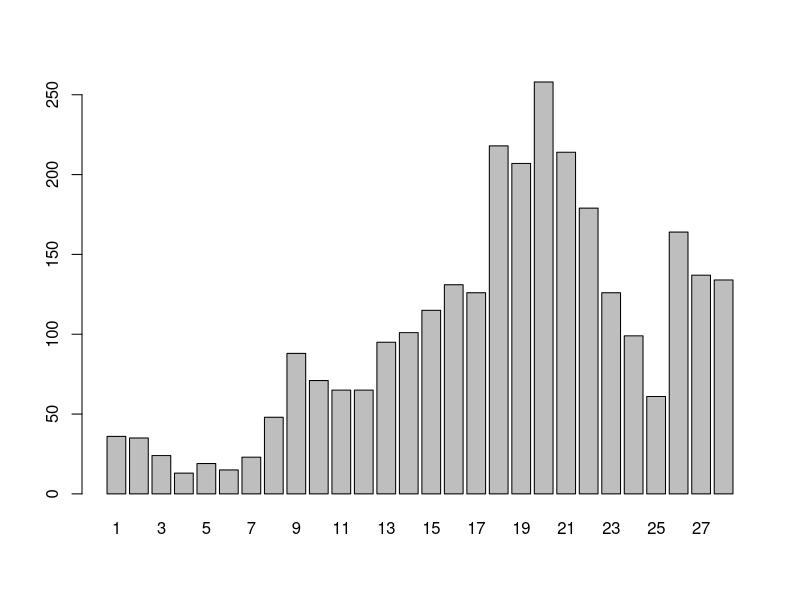
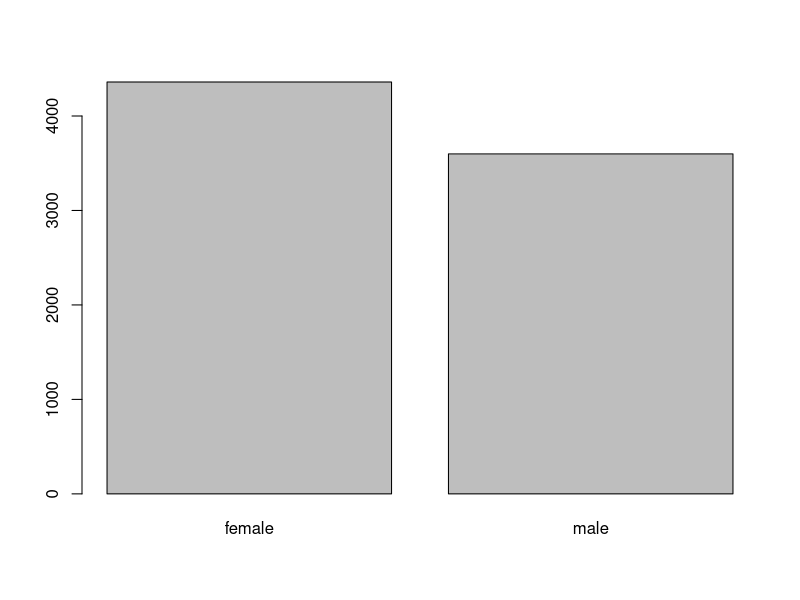
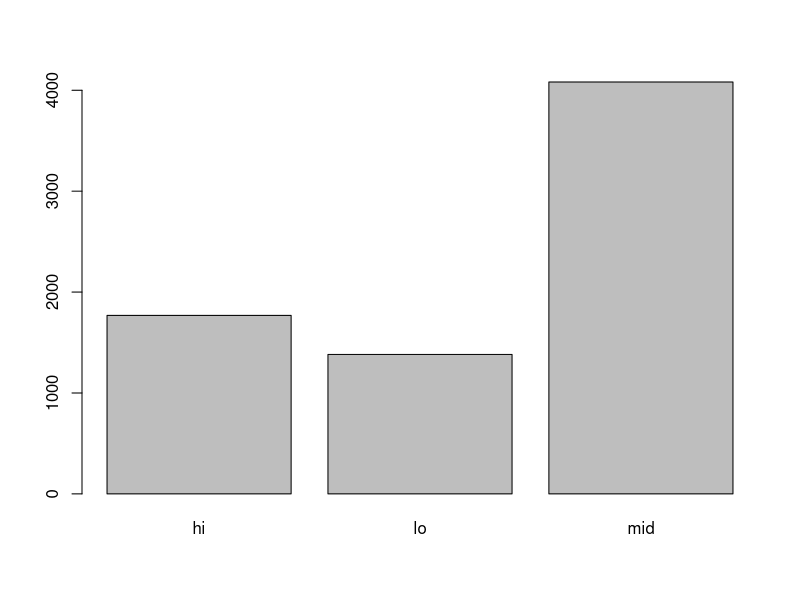
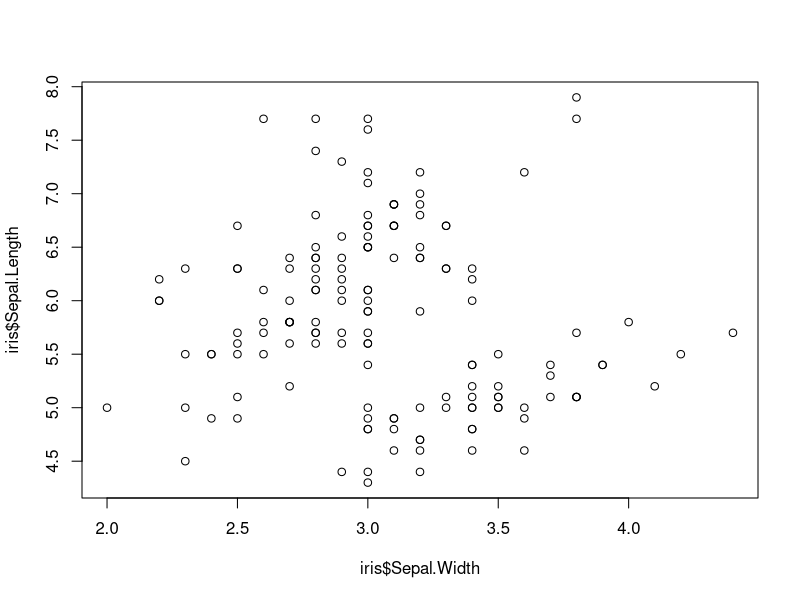
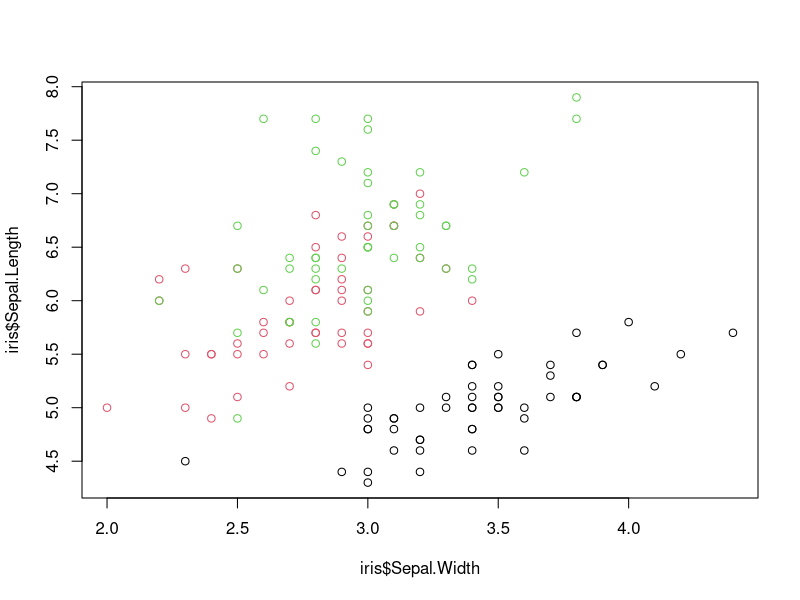
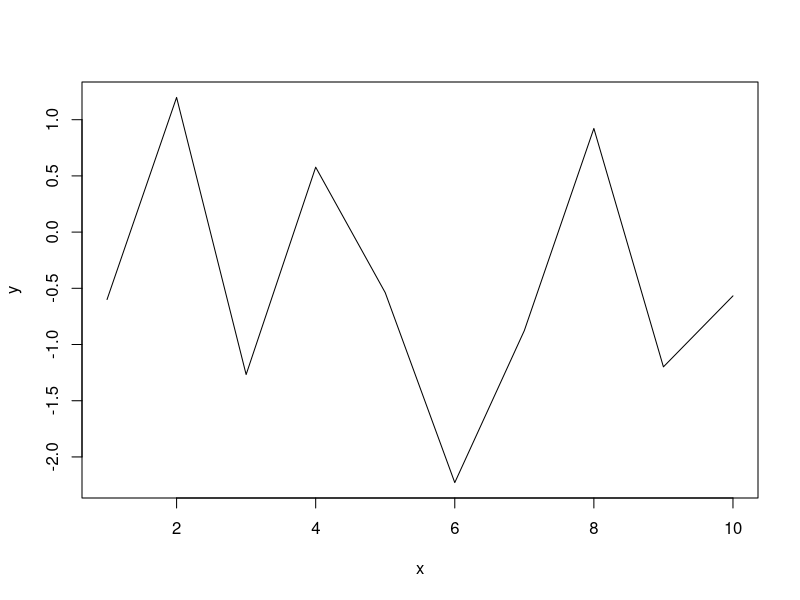
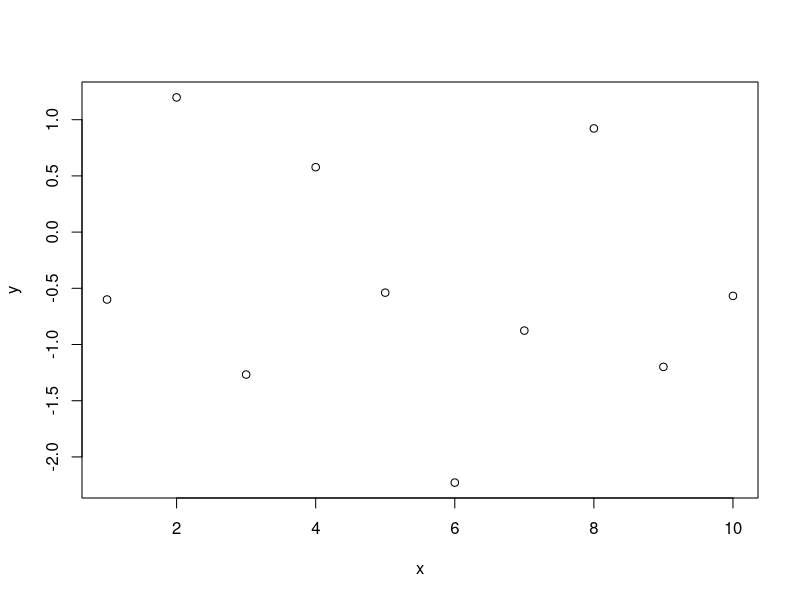
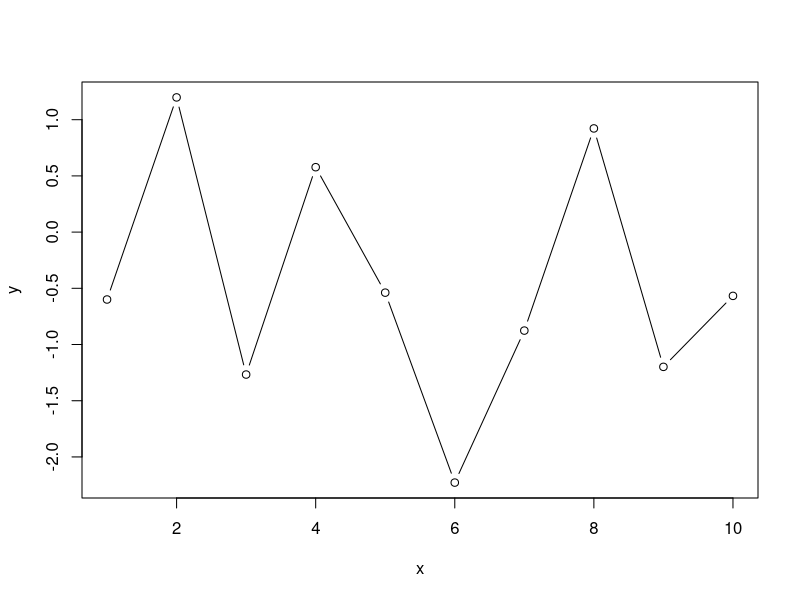

Write R code to recreate these figures, in order.
## ---- chunk 1
knitr::opts_chunk$set(message=FALSE, warning=FALSE, fig.align="center")
## ---- chunk 2
# 1. read in data
#x 2. add "subj_" to `id` and make a factor/char
#x 4. do something with `raceenc1` and `raceenc2`
#x 5. melt over `nat*(y)`'s
#x 6. filter out all NA's from value col
#x 7. delete trailing `y`'s with regex
#x 8. collapse levels of income into "hi", "mid", "lo"


# 9. simple plots w base + qplot
# 10. formula interface for base plotting
# 
# 11. a buncha ggplots!
# 
# 12. how to apply this to your situation

# note: "%in%" <- function(x, table) match(x, table, nomatch = 0) > 0

## ---- chunk 3
# to make nicer-looking tables:
# knitr::kable(t(as.table(colSums(is.na(dat)))))
# knitr::kable(table(dat$form), col.names=c("form","count"))
# knitr::kable(table(dat$sex), col.names=c("sex", "count"))
## ---- chunk 4
# read in the data and do some initial inspection
dat <- read.csv("datasets/gss_2016_test.csv") 

# check for na's (none, yay!...but are there *really* none?!)
colSums(is.na(dat))

str(dat)
head(dat, n=5)
## ---- chunk 5
# now check + clean up + transform columns as necessary

# `id` is an identifier, not a number
dat$id <- paste0("resp", dat$id)

# `form` has just two levels
table(dat$form)

# so we can recode it with `ifelse()`
dat$form <- ifelse(dat$form==1, "standard", "alternate_y")

# `sex` has just two levels
table(dat$sex)

# so we can recode it with `ifelse()`
dat$sex <- ifelse(dat$sex==1, "male", "female")

# income has lots of different values
# ALSO BTW YAY FIRST PLOT! 
barplot(table(dat$INCOME16))

# so we'll have to recode it in a more mechanical fashion...

# one option:
# recode income to `hi` or `mid` or `lo`, according to external values
lo  <- 1:12; mid <- 13:21; hi  <- 22:26
dat$income_cat <- ifelse(
  dat$INCOME16 %in% lo, "lo", ifelse(
    dat$INCOME16 %in% mid, "mid", ifelse(
      dat$INCOME16 %in% hi, "hi", NA
    )
  )
); rm(lo); rm(mid); rm(hi)

# another option:
# read in external vals as a table, and just sub in values for numeric codes
income <- read.csv(
  "datasets/lookup_income.csv", header=FALSE, col.names=c("num","val"), 
  stringsAsFactors=FALSE
)
# make a vector with values equal to income$val, and names income$num
income_lkup        <- as.vector(income$val)
names(income_lkup) <- income$num

# recode the income column by matching vals w the lookup table names
dat$income_range <- income_lkup[match(dat$INCOME16, names(income_lkup))]

# remove the original income col
dat$INCOME16 <- NULL
## ---- chunk 6
# let's check out the race cols again
table(dat$racecen1, useNA="always")
table(dat$racecen2, useNA="always")

# kinda messy...let's just extract the census's notion of "ethnicity"
# (i.e. hispanic or non-hispanic)

# first read in our associative array of keys and values
race <- read.csv(
  "datasets/lookup_race.csv", header=FALSE, col.names=c("num","val"),
  stringsAsFactors=FALSE
)
race_lkup        <- as.vector(race$val)
names(race_lkup) <- race$num

dat$racecen1 <- ifelse(dat$racecen1 %in% c(0,98,99), NA, dat$racecen1)
dat$racecen2 <- ifelse(dat$racecen2 %in% c(0,98,99), NA, dat$racecen2)

dat$racecen1 <- race_lkup[match(dat$racecen1, names(race_lkup))]
dat$racecen2 <- race_lkup[match(dat$racecen2, names(race_lkup))]

dat$hisp <- ifelse(
  dat$racecen1=="Hispanic", "hispanic", "nonhispanic"
)
dat$hisp[dat$racecen2=="Hispanic"] <- "hispanic"

# now we can safely eliminate the `racecen1/2` columns
dat$racecen1 <- NULL; dat$racecen2 <- NULL
## ---- chunk 7
# now we have everything except the outcome vars
# reorganize the df the way we want it
dem_cols  <- c("id", "year", "form", "sex", "age", "income_cat", "hisp")
item_cols <- names(dat)[startsWith(names(dat), "nat")]
dat <- dat[, c(dem_cols, item_cols)]
## ---- chunk 8
# NATFARE/NATFAREY/NATCITY/NATCITYY/NATRACE/NATRACEY
#    9        "No answer"
#    8        "Don't know"
#    3        "Too much"
#    2        "About right"
#    1        "Too little"
#    0        "Not applicable"

library("reshape2")
dat <- melt(dat, id.vars=dem_cols)
dat$variable <- as.character(dat$variable)
names(dat)[names(dat)=="variable"] <- "item"
names(dat)[names(dat)=="value"]    <- "response"

# let's check out what we have now:
knitr::kable(head(dat, n=10))
## ---- chunk 9
# toss all the rows w/o real answers
dat <- dat[!dat$response %in% c(9, 8, 0), ]

# make a lookup table for the responses
val_lkup <- c(`1`="too little", `2`="about right", `3`="too much")

# recode responses as character
dat$response <- as.character(val_lkup[match(dat$response, names(val_lkup))])

# look at a table
knitr::kable(table(dat$response, useNA="ifany"), col.names=c("resp", "freq"), pad=0)
## ---- chunk 10
knitr::kable(table(dat$item, useNA="ifany"), col.names=c("item", "freq"), pad=0)
## ---- chunk 11
# for now we'll just toss all y's to make life easier
dat$item <- gsub("y", "", dat$item)

# confirm that we have just three vals now
knitr::kable(table(dat$item, useNA="ifany"), col.names=c("item", "freq"), pad=0)
## ---- chunk 12
# many ways to summarize data by groups!

# frequency tables
table(dat$sex, dat$response)
table(dat$income_cat, dat$response)

# tables can have arbitrary dimensions, but even three is tough to parse...
# table(dat$sex, dat$income_cat, dat$response)

# cross-tabulate 
xtabs( ~ sex + income_cat, data=dat)
xtabs( ~ response + sex + income_cat, data=dat)

# marginal proportions
# **exercise** try setting margin=2
prop.table(xtabs( ~ response + income_cat, data=dat), margin=1)
prop.table(table(dat$response, dat$income_cat), margin=1)

# dplyr::summarize()/group_by() is my drug of choice:
library("dplyr")
dat %>% group_by(sex, income_cat) %>% summarize(
  num_obs = length(response),
  num_toolittle = sum(response=="too little", na.rm=TRUE),
  prop_toolittle  = num_toolittle / num_obs,
  num_aboutright = sum(response=="about right", na.rm=TRUE),
  prop_aboutright = num_aboutright / num_obs,
  num_toomuch = sum(response=="too much", na.rm=TRUE),
  prop_toomuch = num_toomuch / num_obs
  # the `mutate_if()` is just to make it display nicer
) %>% mutate_if(is.numeric, round, digits=3) %>% data.frame()

dat %>% group_by(item, form) %>% summarize(
  num_obs = length(response),
  num_toolittle = sum(response=="too little", na.rm=TRUE),
  prop_toolittle  = num_toolittle / num_obs,
  num_aboutright = sum(response=="about right", na.rm=TRUE),
  prop_aboutright = num_aboutright / num_obs,
  num_toomuch = sum(response=="too much", na.rm=TRUE),
  prop_toomuch = num_toomuch / num_obs
) %>% mutate_if(is.numeric, round, digits=3) %>% data.frame()


# can use formula interface with `aggregate()`
aggregate(age ~ sex + income_cat, FUN="mean", data=dat)
aggregate(age ~ sex + income_cat, FUN="sd", data=dat)
aggregate(age ~ sex + income_cat, FUN=function(x) round(mean(x)), data=dat)

# write a custom function for aggregating
custom_summary <- function(x){
  c(mean=round(mean(x)), sd=round(sd(x)), min=min(x), max=max(x))
}
aggregate(age ~ sex + income_cat, FUN=custom_summary, data=dat)
## ---- chunk 13
# barplots made from a table
barplot(table(dat$sex))
barplot(table(dat$income_cat))
## ---- chunk 14
# basic scatterplot
plot(iris$Sepal.Width, iris$Sepal.Length)
# with color coding
plot(iris$Sepal.Width, iris$Sepal.Length, col=iris$Species)
## ---- chunk 15
x <- 1:10
y <- rnorm(x)
# line plot (nice for time-series)
plot(x, y, type="l")
# scatter
plot(x, y, type="p")
# both
plot(x, y, type="b")
# other options are "c", "o", "S"/"s", "h", "n"
## ---- chunk 16
# histograms for numeric univariate distributions
# this is probably the base plotting function i use the most
hist(dat$age)
## ---- chunk 17
pdat <- dat %>% group_by(sex, income_cat, item, form) %>% summarize(
  num_obs = length(response),
  mean_age = mean(age, na.rm=TRUE),
  prop_toolittle  = sum(response=="too little", na.rm=TRUE) / num_obs,
  prop_aboutright = sum(response=="about right", na.rm=TRUE) / num_obs,
  prop_toomuch = sum(response=="too much", na.rm=TRUE) / num_obs
) %>% mutate_if(is.numeric, round, digits=3) %>% 
  melt(measure.vars=c("prop_toolittle","prop_aboutright","prop_toomuch")) %>% 
  data.frame()

# make sure income is ordered how we want it (the others dont matter)
pdat$income_cat <- factor(pdat$income_cat, levels=c("lo","mid","hi"))

## ---- chunk 18
library("ggplot2")

# scatterplots

# regular
ggplot(pdat, aes(x=mean_age, y=value)) +
  geom_point()

# color-coded
ggplot(pdat, aes(x=mean_age, y=value, color=variable)) +
  geom_point()

ggplot(pdat, aes(x=mean_age, y=value, color=income_cat)) +
  geom_point()

# size-coded
ggplot(pdat, aes(x=mean_age, y=value, size=num_obs)) + 
  geom_point()

# size- and color-coded
ggplot(pdat, aes(x=mean_age, y=value, size=num_obs, color=income_cat)) + 
  geom_point()
## ---- chunk 19
# first group the data by item and get proportions for each response
boosh <- dat %>% group_by(item) %>% summarize(
  prop_toolittle  = sum(response=="too little", na.rm=TRUE) / n(),
  prop_aboutright = sum(response=="about right", na.rm=TRUE) / n(),
  prop_toomuch = sum(response=="too much", na.rm=TRUE) / n()
) %>% melt(id.vars="item")

# now make some plots
ggplot(boosh, aes(x=item, y=value, fill=variable)) + geom_bar(stat="identity")

ggplot(boosh, aes(x=item, y=value, fill=variable)) +
  geom_bar(stat="identity", position="dodge") 

ggplot(boosh, aes(x="", y=value, fill=variable)) +
  geom_bar(stat="identity", position="dodge") +
  facet_wrap(~item)
## ---- chunk 20
# first group the data by item and get proportions for each response
boosh <- dat %>% group_by(item, form) %>% summarize(
  prop_toolittle  = sum(response=="too little", na.rm=TRUE) / n(),
  prop_aboutright = sum(response=="about right", na.rm=TRUE) / n(),
  prop_toomuch = sum(response=="too much", na.rm=TRUE) / n()
) %>% melt(id.vars=c("item","form")) %>% data.frame()

knitr::kable(boosh)
## ---- chunk 21
ggplot(boosh, aes(x=variable, y=value, fill=form)) + 
  geom_bar(stat="identity", position="dodge") +
  facet_wrap(~item) 

ggplot(boosh, aes(x=item, y=value, fill=form)) + 
  geom_bar(stat="identity", position="dodge") +
  facet_wrap(~variable) 



ggplot(boosh, aes(x=variable, y=value)) +
  geom_bar(stat="identity", position="dodge") +
  facet_grid(item ~ form) 

ggplot(boosh, aes(x=variable, y=value, fill=variable)) +
  geom_bar(stat="identity", position="dodge") +
  facet_grid(item~form) 


## ---- chunk 22
# control the color coding

# move the legend position

# label the axes and plot

# add a caption

# add labels for the values

# axis limits and axis ticks

# ...
## ---- chunk 23
# [APPENDIX CONTENT]
## ---- chunk 24
library("dplyr")
dat16 <- read.csv("datasets/gss_2016_test.csv") %>% mutate(
  id = paste0("resp_", id),
  form = ifelse(form==1, "standard", "alternate_y"),
  sex = ifelse(sex==1, "male", "female")
)

